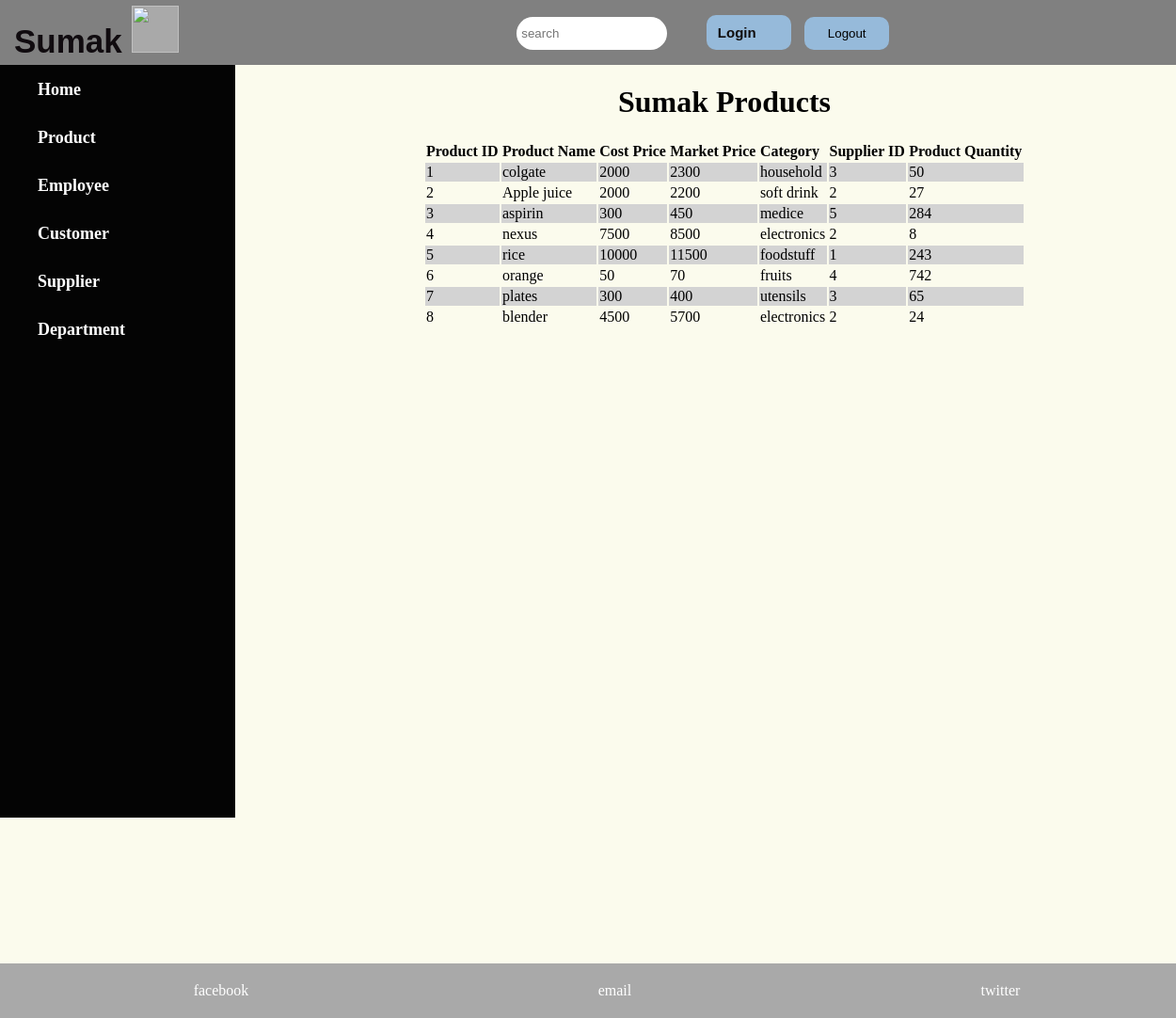
Page /productlist.php on the committed database.
### tables this page shows
CREATE TABLE `product` (
  `product_id` int(10) NOT NULL,
  `product_name` varchar(30) NOT NULL,
  `cost_price` int(10) NOT NULL,
  `market_price` int(10) NOT NULL,
  `category` varchar(30) NOT NULL,
  `supplier_id` int(7) NOT NULL,
  `product_quantity` int(10) NOT NULL
);

### productlist.php (the view, shortened to what this page needs)
<?php
    require("header.php");
    $host = "localhost";
    $db_username = "root";
    $db_password = "";
    $database = "supermarket";
$connection = mysqli_connect($host, $db_username, $db_password, $database);
        $query = "SELECT * FROM product ";
       $result = mysqli_query($connection, $query);
       if ($result) {
        $products = [];
        while ($product = mysqli_fetch_assoc($result)) {
            $products[] = $product;
        }
    } else {
        $_SESSION['productlist_error'] = "Invalid product list.";
    }
?>
<!DOCTYPE html>
<html lang="en">
<head>
</head>
<body>
    <div class="login_container">
        <div>
            <?php
                require("menu.php");
            ?>
        </div>
            <div class="login_box table_box">
            <table class ="table">
                    <caption><h1>Sumak Products</h1></caption>
                    <tr>
                        <th>Product ID</th>
                        <th>Product Name</th>
                        <th>Cost Price</th>
                        <th>Market Price</th>
                        <th>Category</th>
                        <th>Supplier ID</th>
                        <th>Product Quantity</th>
                    </tr>
                    <?php foreach ($products as $product) : ?>
                    <tr>
                        <td><?php echo $product['product_id']; ?></td>
                        <td><?php echo $product['product_name']; ?></td>
                        <td><?php echo $product['cost_price']; ?></td>
                        <td><?php echo $product['market_price']; ?></td>
                        <td><?php echo $product['category']; ?></td>
                        <td><?php echo $product['supplier_id']; ?></td>
                        <td><?php echo $product['product_quantity']; ?></td>
                    </tr>
                    <?php endforeach; ?>
            </table>
            </div>
    </div>
    <div class="footer_box">
        <?php
        require("footer.php")
    ?>
    </div>
</body>
</html>

### css/style.css (style rules this page uses)
body { height: 100%; margin: 0; width: 100%; height: 100vh; background-color: rgb(251, 251, 237); }
.login_box { padding: 100px 50px 50px 600px; }
.table_box { padding: 0px 0px 50px 450px; }
.table { width: 80%; text-align: left; }
tr:nth-child(even) { background-color: lightgray; }

### rows in the picture
product: product_id "1", product_name "colgate", cost_price "2000", market_price "2300", category "household", supplier "3", product_quantity "50"
product: product_id "2", product_name "Apple juice", cost_price "2000", market_price "2200", category "soft drink", supplier "2", product_quantity "27"
product: product_id "3", product_name "aspirin", cost_price "300", market_price "450", category "medice", supplier "5", product_quantity "284"
product: product_id "4", product_name "nexus", cost_price "7500", market_price "8500", category "electronics", supplier "2", product_quantity "8"
product: product_id "5", product_name "rice", cost_price "10000", market_price "11500", category "foodstuff", supplier "1", product_quantity "243"
product: product_id "6", product_name "orange", cost_price "50", market_price "70", category "fruits", supplier "4", product_quantity "742"
product: product_id "7", product_name "plates", cost_price "300", market_price "400", category "utensils", supplier "3", product_quantity "65"
product: product_id "8", product_name "blender", cost_price "4500", market_price "5700", category "electronics", supplier "2", product_quantity "24"
